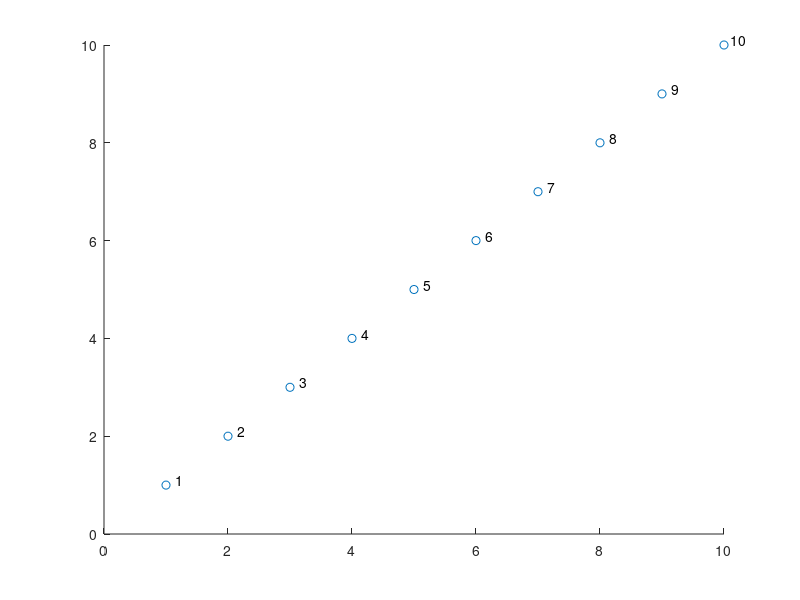

Recreate this plot in MATLAB.
x = 1:10; y = 1:10; scatter(x,y);
a = [1:10]'; b = num2str(a); c = cellstr(b);
dx = 0.1; dy = 0.1; % displacement so the text does not overlay the data points
text(x+dx, y+dy, c);
